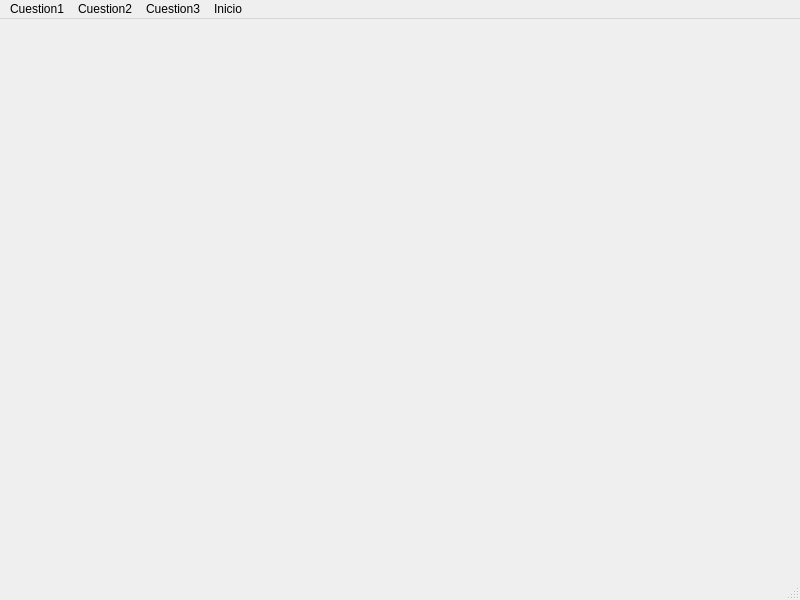
<?xml version="1.0" encoding="UTF-8"?>
<ui version="4.0">
 <class>MainWindow</class>
 <widget class="QMainWindow" name="MainWindow">
  <property name="geometry">
   <rect>
    <x>0</x>
    <y>0</y>
    <width>800</width>
    <height>600</height>
   </rect>
  </property>
  <property name="windowTitle">
   <string>MainWindow</string>
  </property>
  <widget class="QWidget" name="centralwidget">
   <layout class="QGridLayout" name="gridLayout">
    <item row="0" column="0">
     <widget class="QStackedWidget" name="stackedWidget">
      <widget class="QWidget" name="page">
       <layout class="QGridLayout" name="gridLayout_2">
        <item row="0" column="0">
         <widget class="QWidget" name="pagina_inicio" native="true">
          <layout class="QGridLayout" name="gridLayout_3">
           <item row="0" column="0">
            <widget class="QLabel" name="label">
             <property name="text">
              <string/>
             </property>
             <property name="pixmap">
              <pixmap resource="../images/images.qrc">:/images/brianda1.png</pixmap>
             </property>
             <property name="scaledContents">
              <bool>false</bool>
             </property>
             <property name="alignment">
              <set>Qt::AlignmentFlag::AlignCenter</set>
             </property>
            </widget>
           </item>
          </layout>
         </widget>
        </item>
       </layout>
      </widget>
      <widget class="QWidget" name="page_productos"/>
      <widget class="QWidget" name="page_custeion2"/>
      <widget class="QWidget" name="page_custion3"/>
      <widget class="QWidget" name="page_conexion"/>
     </widget>
    </item>
   </layout>
  </widget>
  <widget class="QMenuBar" name="menubar">
   <property name="geometry">
    <rect>
     <x>0</x>
     <y>0</y>
     <width>800</width>
     <height>24</height>
    </rect>
   </property>
   <widget class="QMenu" name="menuCuestion1">
    <property name="title">
     <string>Cuestion1</string>
    </property>
    <addaction name="actionConexi_n"/>
    <addaction name="actionProductos"/>
    <addaction name="actionSalir"/>
   </widget>
   <widget class="QMenu" name="menuCuestion2">
    <property name="title">
     <string>Cuestion2</string>
    </property>
    <addaction name="actioncuestion2"/>
   </widget>
   <widget class="QMenu" name="menuCuestion3">
    <property name="title">
     <string>Cuestion3</string>
    </property>
    <addaction name="actioninformes"/>
   </widget>
   <widget class="QMenu" name="menuInicio">
    <property name="title">
     <string>Inicio</string>
    </property>
    <addaction name="actionInicio"/>
   </widget>
   <addaction name="menuCuestion1"/>
   <addaction name="menuCuestion2"/>
   <addaction name="menuCuestion3"/>
   <addaction name="menuInicio"/>
  </widget>
  <widget class="QStatusBar" name="statusbar"/>
  <action name="actionConexi_n">
   <property name="text">
    <string>Conexión</string>
   </property>
  </action>
  <action name="actionProductos">
   <property name="text">
    <string>Productos</string>
   </property>
  </action>
  <action name="actionSalir">
   <property name="text">
    <string>Salir</string>
   </property>
  </action>
  <action name="actionInicio">
   <property name="text">
    <string>Inicio</string>
   </property>
  </action>
  <action name="actioncuestion2">
   <property name="text">
    <string>cuestion2</string>
   </property>
  </action>
  <action name="actioninformes">
   <property name="text">
    <string>informes</string>
   </property>
  </action>
 </widget>
 <resources>
  <include location="../images/images.qrc"/>
 </resources>
 <connections/>
</ui>
